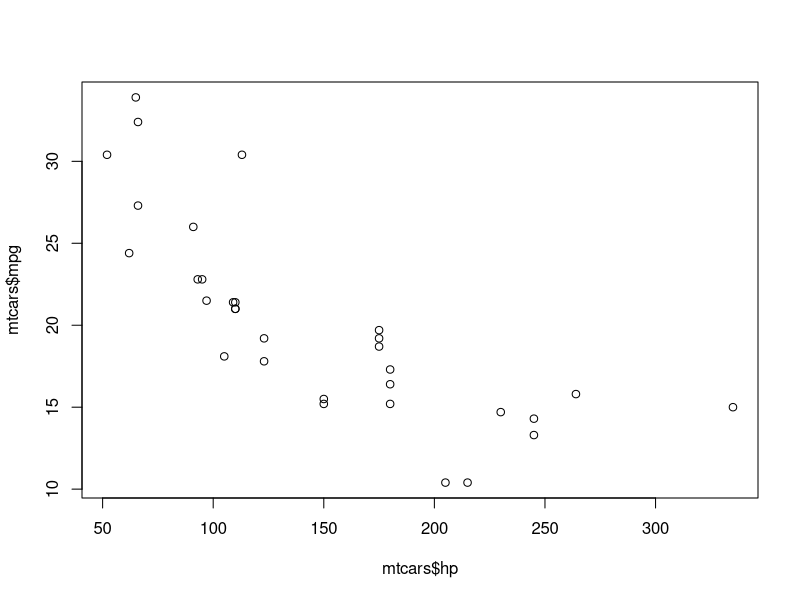
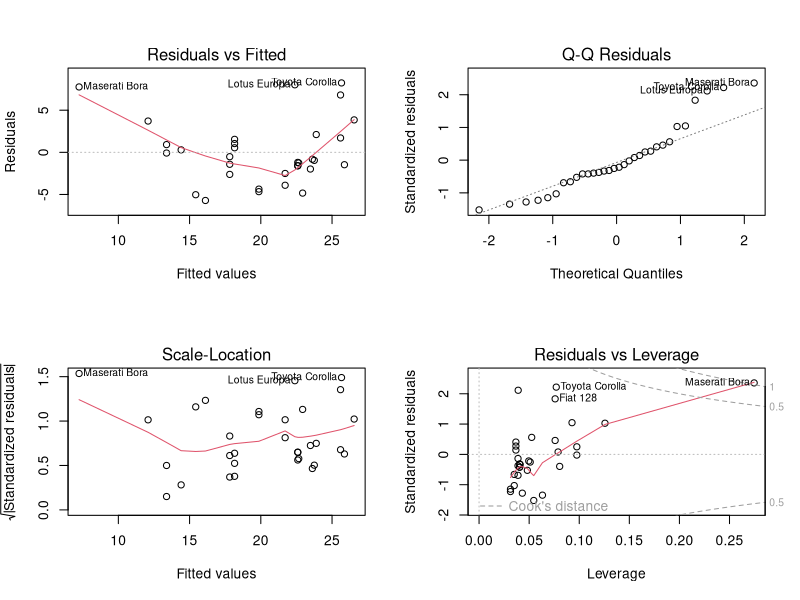
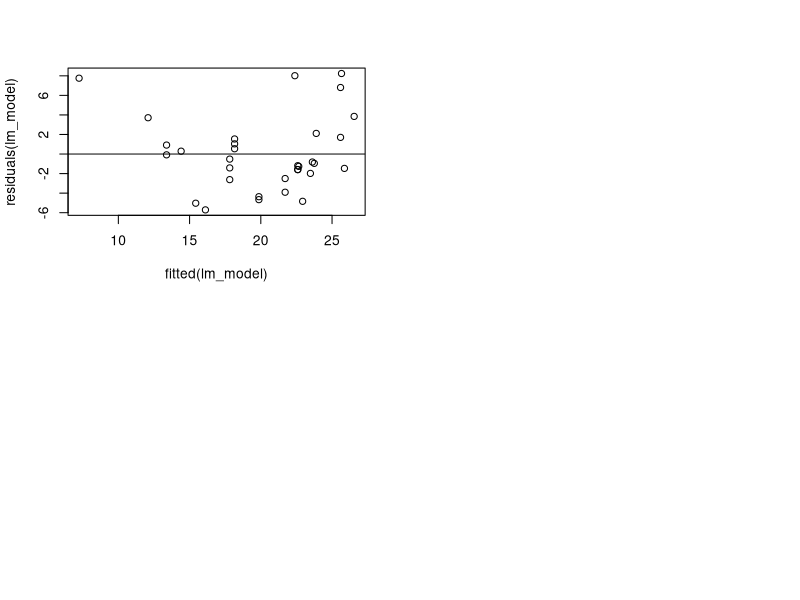
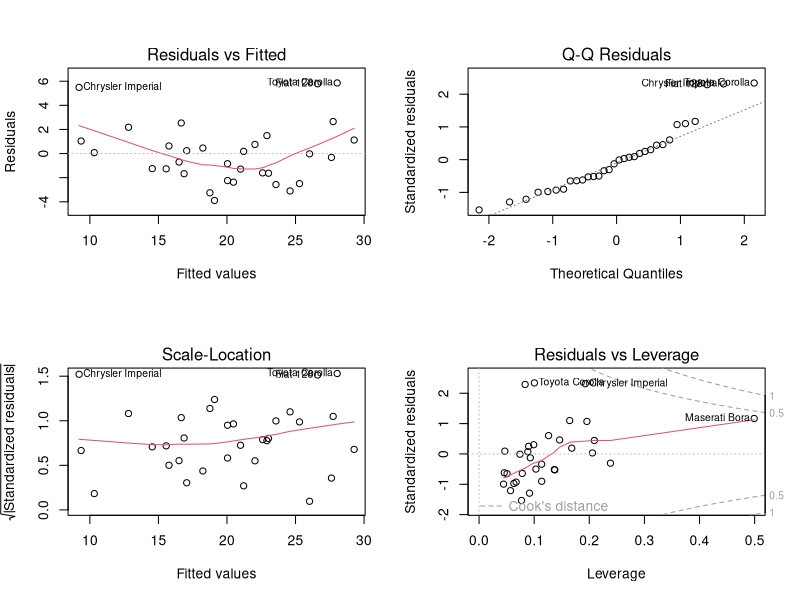
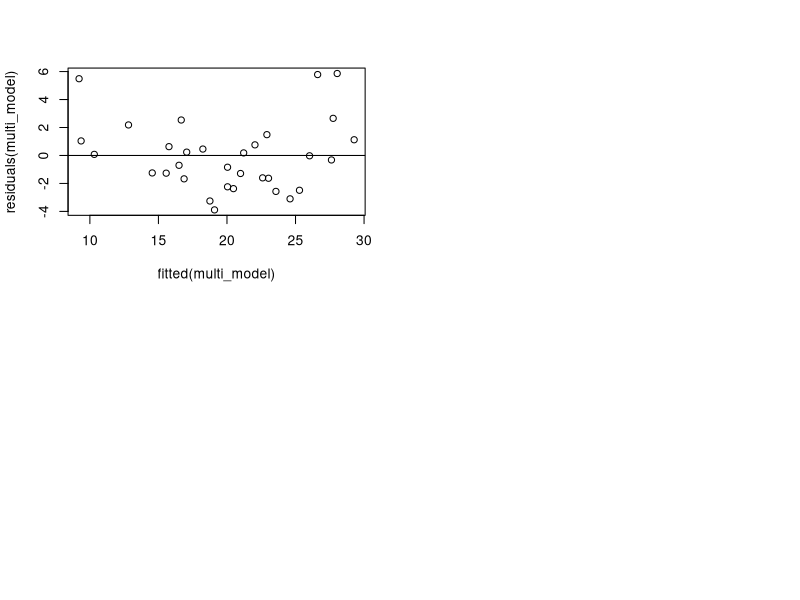

Here is the R script that generated these plots, in order:
# SIMPLE AND MULTIPLE LINEAR REGRESSION

# SIMPLE LINEAR REGRESSION
# the goal of this analysis is to model and understand the relationship between one predictor variables 
# and a continuous outcoma variable.

# AIM
# in the simple linear regression, we assess how horsepower affects fuel efficiency (mpg)

# HYPHOTESES
# (Bu, basit linear regressionda hipotez testi kurma şekli)
# mpg=β0+β1⋅hp+ε
# bizim tahmin = ε'suz versiyondur. ε, tahminden ne kadar saptığımızı sonradan ölçmek için var(residual)

# H0: β1 = 0 (no relationship between hp and mpg) etki var diyorsan bunu sen ispatlamalısın. o yüzden
# onu H1 e koyacaz
# H1 = β1 != 0 (significant relationship exist)

# ASSUMPTIONS
# linearity: the relationship between variables are linear
# normality: residuals are normally distributed
# homoscedasticity: constant variance of residuals
# independence: observations are independent

# ASSUMPTION CHECKS

# (linearity check)
# scatter plot 
plot(mtcars$hp, mtcars$mpg)  # bunu yazsan yeter dediydi hoca.

# correlation test (linearity check)  plota bakıp emin olamıyosak bunu yapabiliriz
# H0: the correlation between hp and mpg is zero
# H1: the correlation between hp and mph is not zero
cor.test(mtcars$hp, mtcars$mpg)  # p is less than alpha so reject the H0. so there is a statictically
# significant linear dependence between these two variables

# (normality check)
# residual diagnostics
# first, create your linear model
lm_model = lm(mpg ~ hp, data = mtcars)  # mpg is y (dependent var.) hp is x (independent var.)
par(mfrow = c(2,2))
plot(lm_model)
# look at residuals vs fitted. I dont want constantly increasing or decreasing residuals
# I want residuals to be homogenously distributed around zero

# normality için en garanti shapiro test
# H0: Residual'lar normal dağılımdan geliyor  - default bunlar değiştiremezsin.
# H1: Residual'lar normal dağılımdan gelmiyor - bu da elbette
# Linear regression normality varsayımı veriyle değil, residual'larla ilgilidir.
# Veri normal olmak zorunda değil, hatta çoğu zaman değildir.
shapiro.test(residuals(lm_model))
# p is less than 0.05 so we reject H0  -  so, residuals are not normally distributed. if we decided alpha
# to be 0.05 by the way.

# (homoscedasticity check)
# homoscedasticity: The variance of the error terms in a regression is constant across all observations
# heteroscedasticity: the variance of the error terms in a regression is not constant and changes from
# observations to observations
plot(fitted(lm_model), residuals(lm_model),
     abline(h = 0))
# there is mostly homogeneous distribution around zero, so the variance of residuals are homogeneous
# so, it passes the check.

# (independence check)
# we assumed the data is independent

# model output
summary(lm_model)
# H0 dediği beta1 in 0 olması, yani hp ve mpg arasında statistically significant bir ilişki yok demek
# neden o H0 da dersen, ispat yükü iddiayı ortaya atanda. varsayılan net değer (etki = 0) H0 a gider.
# etki var demek net değildir, her bir nokta için (sonsuz aralıktaki) farklı farklı değerde etkiler 
# olabilir.
# p-value for hp is 1.79e-07, reject H0. so, there is statistiaclly significant relationship between hp 
# and mpg our regression model expains the variance of residuals with 58% (Adjusted R-squared: 0.5892)
# F-statistic: p-value: 1.788e-07 (p value is about our general model and less than alpha.
# so, the model is significant)


# MULTIPLE LINEAR REGRESSION

# AIM
# to understand the relationship between two or more predictor variables and a continuous outcome 
# in mult,ple linear regression model, we evaluate the combined effects of horsepower, vehicle weight,
# and engine displacement on fuel efficiency, while also checking for multicollinearity and interpreting
# the contrubution of each predictor.
# H0: All β (β1, β2, β3) not β0 coefficients = 0
# H1: At leas one β (β1 or β2 or β3) != 0
multi_model = lm(mpg ~ hp + wt + disp, data = mtcars)

# ASSUMPTIONS
# linearity, normality, homoscedasticity, independence
# no multicollinearity among predictors - multicollinearity means correlation exist
# between the x variables so we dont want it.

# Diagnostics
par(mfrow = c(2,2))
plot(multi_model)

# (normality check)
shapiro.test(residuals(multi_model)) # p-value = 0.03305 so reject H0. but in the course, we said the 
# violation is not much. so we continued.

# Correlation matrix (linearity and multicollinearity in one)
# note: correlation tells the linear dependence between the variables
cor(mtcars[, c("mpg", "hp", "wt", "disp")])  # the diagonals are 1 , because correlation between the
# same variables are exactly same.
# linearity assumption: 
# check the y and x1, y and x2, y and x3. 
# 1.0000000 and -0.7761684, 1.0000000 and -0.8676594, 1.0000000 and -0.8475514
# there are high correlations. so linearity assumptions are satisfied
# multicollinearity: correlations between x variables should not be very high
# hp and wt, hp and disp, wt and disp
# 0.6587479, 0.7909486, 0.8879799  there is a slight multicollinearity between variables. but we continued in lecture
# Interpretation: predictors should not be highly correlated with each other.(to avoid multicollinearity)
# predictors should show moderate correlation with the outcome (mpg) to be useful

# (homoscedasticity check)
plot(fitted(multi_model), residuals(multi_model),
     abline(h = 0))

# assumed the data is independently collected

# Model Output
summary(multi_model)
# p-value for hp is less than alpha so reject H0. so, there is a statistically significant relationship
#  between hp and mpg. And also this is true for wt and mpg bcz. p-value is 0.00133. but not true for
# disp and mpg bcz. p-value between them is 0.92851. this is greater than alpha so do not reject H0.
# and we say that there is no statistically significant relationship between disp and mpg.
# reject H0: β1 = 0 and H0: β2 = 0 but do not reject H0: β3 = 0
# reminder: rejecting H0 means accepting H1
# also the linear model is significant because F-statistic: p-value: 8.65e-11 (p value is about
# our general model and less than alpha. so, the model is significant)
# The model expains the variance of residuals with 80% (Adjusted R-squared: 0.8083)  -- proportion
# of variance of residuals in mpg explained by all three predictors.
#
